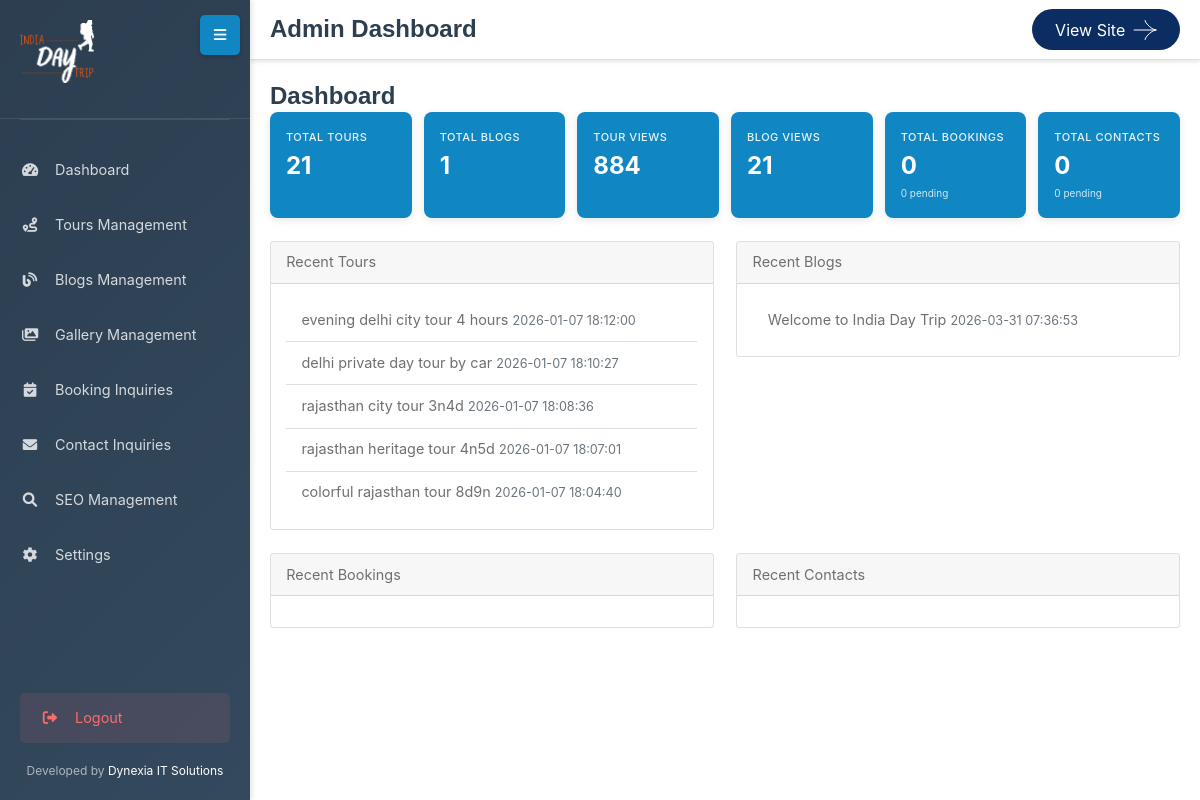
/admin/index.php (signed in), run on an earlier commit of the app's database.
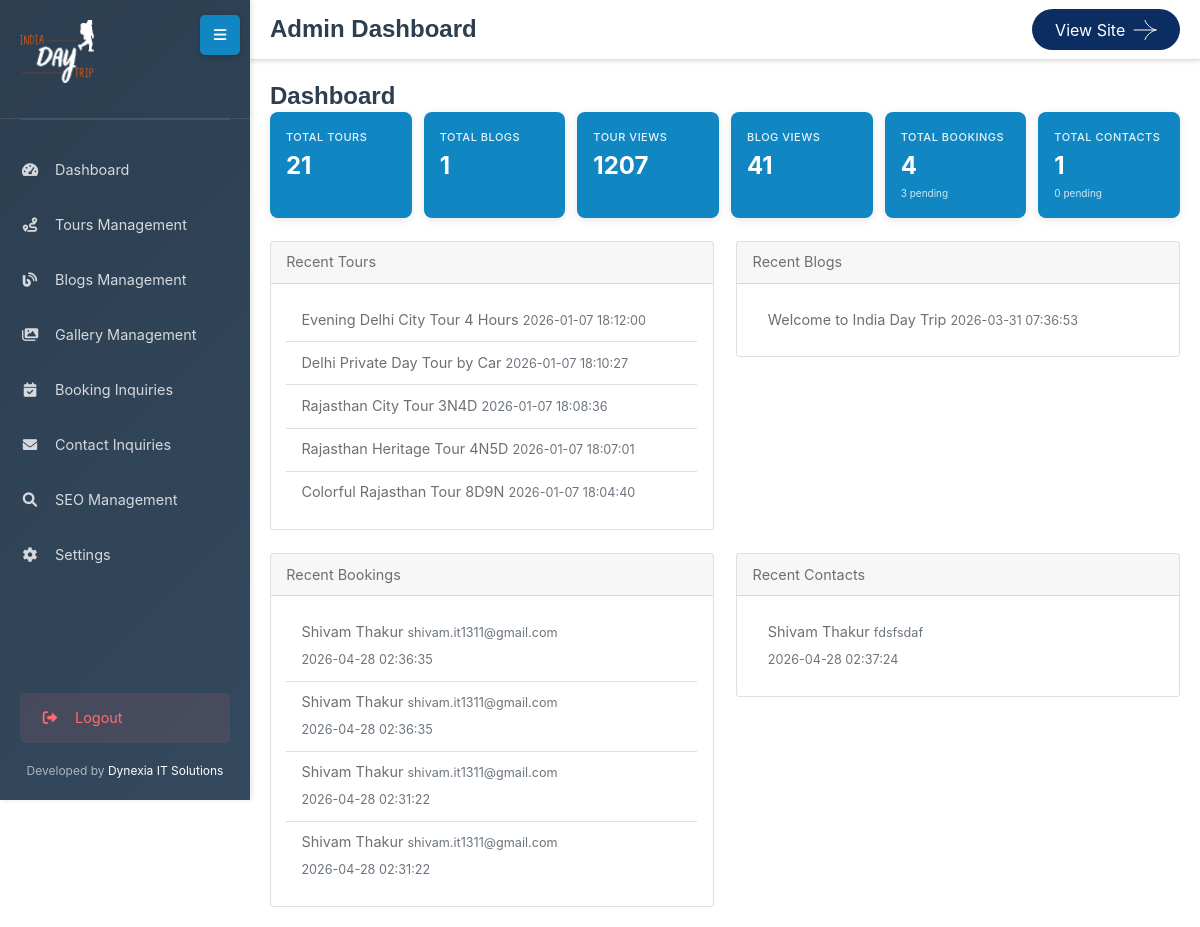
And on a later commit of the database.
### tables this page shows
CREATE TABLE `tours` (
  `id` int(11) NOT NULL,
  `title` varchar(255) NOT NULL,
  `slug` varchar(255) NOT NULL,
  `description` text DEFAULT NULL,
  `highlights` longtext DEFAULT NULL CHECK (json_valid(`highlights`)),
  `included` longtext DEFAULT NULL CHECK (json_valid(`included`)),
  `excluded` longtext DEFAULT NULL CHECK (json_valid(`excluded`)),
  `itinerary` longtext DEFAULT NULL CHECK (json_valid(`itinerary`)),
  `pricing` decimal(10,2) DEFAULT NULL,
  `images` longtext DEFAULT NULL CHECK (json_valid(`images`)),
  `dates` longtext DEFAULT NULL CHECK (json_valid(`dates`)),
  `availability` int(11) DEFAULT 0,
  `category_id` int(11) DEFAULT NULL,
  `location` varchar(255) DEFAULT NULL,
  `duration` varchar(50) DEFAULT NULL,
  `rating` decimal(3,2) DEFAULT 5.00,
  `view_count` int(11) DEFAULT 0,
  `created_at` timestamp NOT NULL DEFAULT current_timestamp(),
  `updated_at` timestamp NOT NULL DEFAULT current_timestamp() ON UPDATE current_timestamp(),
  `meta_title` varchar(255) DEFAULT NULL,
  `meta_description` text DEFAULT NULL,
  `meta_keywords` text DEFAULT NULL,
  `canonical_url` varchar(500) DEFAULT NULL,
  `robots_meta` varchar(100) DEFAULT 'INDEX,FOLLOW',
  `og_title` varchar(255) DEFAULT NULL,
  `og_description` text DEFAULT NULL,
  `og_image` varchar(500) DEFAULT NULL,
  `twitter_title` varchar(255) DEFAULT NULL,
  `twitter_description` text DEFAULT NULL,
  `twitter_image` varchar(500) DEFAULT NULL,
  `schema_markup` longtext DEFAULT NULL,
  `internal_items` longtext DEFAULT NULL,
  `included_points` longtext DEFAULT NULL,
  `excluded_points` longtext DEFAULT NULL,
  `faq` longtext DEFAULT NULL,
  `show_price` tinyint(1) DEFAULT 1,
  `schemas` longtext DEFAULT NULL
);

CREATE TABLE `blogs` (
  `id` int(11) NOT NULL,
  `title` varchar(255) NOT NULL,
  `slug` varchar(255) NOT NULL,
  `content` longtext DEFAULT NULL,
  `excerpt` text DEFAULT NULL,
  `author` varchar(100) DEFAULT NULL,
  `publication_date` date DEFAULT NULL,
  `tags` longtext DEFAULT NULL CHECK (json_valid(`tags`)),
  `category_id` int(11) DEFAULT NULL,
  `featured_image` varchar(255) DEFAULT NULL,
  `status` enum('draft','published') DEFAULT 'draft',
  `view_count` int(11) DEFAULT 0,
  `created_at` timestamp NOT NULL DEFAULT current_timestamp(),
  `updated_at` timestamp NOT NULL DEFAULT current_timestamp() ON UPDATE current_timestamp(),
  `meta_title` varchar(255) DEFAULT NULL,
  `meta_description` text DEFAULT NULL,
  `meta_keywords` text DEFAULT NULL,
  `canonical_url` varchar(500) DEFAULT NULL,
  `robots_meta` varchar(100) DEFAULT 'INDEX,FOLLOW',
  `og_title` varchar(255) DEFAULT NULL,
  `og_description` text DEFAULT NULL,
  `og_image` varchar(500) DEFAULT NULL,
  `twitter_title` varchar(255) DEFAULT NULL,
  `twitter_description` text DEFAULT NULL,
  `twitter_image` varchar(500) DEFAULT NULL,
  `schema_markup` longtext DEFAULT NULL,
  `schemas` longtext DEFAULT NULL
);

CREATE TABLE `contact_inquiries` (
  `id` int(11) NOT NULL,
  `name` varchar(100) NOT NULL,
  `email` varchar(255) NOT NULL,
  `phone` varchar(20) DEFAULT NULL,
  `subject` varchar(255) NOT NULL,
  `message` text NOT NULL,
  `status` enum('pending','read','processed','completed') DEFAULT 'pending',
  `ip_address` varchar(45) DEFAULT NULL,
  `created_at` timestamp NOT NULL DEFAULT current_timestamp(),
  `updated_at` timestamp NOT NULL DEFAULT current_timestamp() ON UPDATE current_timestamp()
);

### admin/index.php (the view, shortened to what the changed rows need)
<?php
require_once '../config.php';
$stmt = $pdo->query("SELECT SUM(view_count) FROM tours");
$total_tour_views = $stmt->fetchColumn() ?: 0;
$stmt = $pdo->query("SELECT SUM(view_count) FROM blogs");
$total_blog_views = $stmt->fetchColumn() ?: 0;
$pending_bookings = $pdo->query("SELECT COUNT(*) FROM bookings WHERE status = 'pending'")->fetchColumn();
$pending_contacts = $pdo->query("SELECT COUNT(*) FROM contact_inquiries WHERE status = 'pending'")->fetchColumn();
$total_bookings = $pdo->query("SELECT COUNT(*) FROM bookings")->fetchColumn();
$total_contacts = $pdo->query("SELECT COUNT(*) FROM contact_inquiries")->fetchColumn();
$recent_tours = $pdo->query("SELECT title, created_at FROM tours ORDER BY created_at DESC LIMIT 5")->fetchAll();
$recent_blogs = $pdo->query("SELECT title, created_at FROM blogs ORDER BY created_at DESC LIMIT 5")->fetchAll();
$recent_bookings = $pdo->query("SELECT first_name, last_name, email, created_at FROM bookings ORDER BY created_at DESC LIMIT 5")->fetchAll();
$recent_contacts = $pdo->query("SELECT name, email, subject, created_at FROM contact_inquiries ORDER BY created_at DESC LIMIT 5")->fetchAll();
?>
<!DOCTYPE html>
<html lang="en">
<head>
    <link rel="stylesheet" href="../assets/css/bootstrap.min.css">
    <link rel="stylesheet" href="../assets/css/fontawesome.min.css">
    <link rel="stylesheet" href="../assets/css/magnific-popup.min.css">
    <link rel="stylesheet" href="../assets/css/swiper-bundle.min.css">
    <link rel="stylesheet" href="../assets/css/style.css">
</head>
<body>
    <?php include 'header.php'; ?>
    <div class="main-content">
        <div class="content-wrapper">
            <h2 class="page-title" >Dashboard</h2>
                <div class="stats-container">
                    <div class="stat-card">
                        <div class="stat-card-label">Tour Views</div>
                        <div class="stat-card-value"><?php echo $total_tour_views; ?></div>
                    </div>
                    <div class="stat-card">
                        <div class="stat-card-label">Blog Views</div>
                        <div class="stat-card-value"><?php echo $total_blog_views; ?></div>
                    </div>
                    <div class="stat-card">
                        <div class="stat-card-label">Total Bookings</div>
                        <div class="stat-card-value"><?php echo $total_bookings; ?></div>
                        <div class="stat-card-sub"><?php echo $pending_bookings; ?> pending</div>
                    </div>
                    <div class="stat-card">
                        <div class="stat-card-label">Total Contacts</div>
                        <div class="stat-card-value"><?php echo $total_contacts; ?></div>
                        <div class="stat-card-sub"><?php echo $pending_contacts; ?> pending</div>
                    </div>
                </div>
                <div class="row mt-4">
                    <div class="col-md-6">
                        <div class="card">
                            <div class="card-body">
                                <ul class="list-group list-group-flush">
                                    <?php foreach ($recent_tours as $tour): ?>
                                        <li class="list-group-item"><?php echo htmlspecialchars($tour['title']); ?> <small class="text-muted"><?php echo $tour['created_at']; ?></small></li>
                                    <?php endforeach; ?>
                                </ul>
                            </div>
                        </div>
                    </div>
                    <div class="col-md-6">
                        <div class="card">
                            <div class="card-body">
                                <ul class="list-group list-group-flush">
                                    <?php foreach ($recent_blogs as $blog): ?>
                                        <li class="list-group-item"><?php echo htmlspecialchars($blog['title']); ?> <small class="text-muted"><?php echo $blog['created_at']; ?></small></li>
                                    <?php endforeach; ?>
                                </ul>
                            </div>
                        </div>
                    </div>
                </div>
                <div class="row mt-4">
                    <div class="col-md-6">
                        <div class="card">
                            <div class="card-body">
                                <ul class="list-group list-group-flush">
                                    <?php foreach ($recent_bookings as $booking): ?>
                                        <li class="list-group-item">
                                            <?php echo htmlspecialchars($booking['first_name'] . ' ' . $booking['last_name']); ?>
                                            <small class="text-muted"><?php echo htmlspecialchars($booking['email']); ?></small>
                                            <br><small class="text-muted"><?php echo $booking['created_at']; ?></small>
                                        </li>
                                    <?php endforeach; ?>
                                </ul>
                            </div>
                        </div>
                    </div>
                    <div class="col-md-6">
                        <div class="card">
                            <div class="card-body">
                                <ul class="list-group list-group-flush">
                                    <?php foreach ($recent_contacts as $contact): ?>
                                        <li class="list-group-item">
                                            <?php echo htmlspecialchars($contact['name']); ?>
                                            <small class="text-muted"><?php echo htmlspecialchars($contact['subject']); ?></small>
                                            <br><small class="text-muted"><?php echo $contact['created_at']; ?></small>
                                        </li>
                                    <?php endforeach; ?>
                                </ul>
                            </div>
                        </div>
                    </div>
                </div>
            </div>
        </div>
</body>
</html>

What changed in the data, as far as the page shows it:
changed tours: title "evening delhi city tour 4 hours" → "Evening Delhi City Tour 4 Hours"
changed tours: title "delhi private day tour by car" → "Delhi Private Day Tour by Car"
changed tours: title "rajasthan city tour 3n4d" → "Rajasthan City Tour 3N4D"
changed tours: title "rajasthan heritage tour 4n5d" → "Rajasthan Heritage Tour 4N5D"
changed tours: title "colorful rajasthan tour 8d9n" → "Colorful Rajasthan Tour 8D9N"
added contact_inquiries: name "Shivam Thakur", subject "fdsfsdaf", created_at "2026-04-28 02:37:24"
Also different on the page:
$total_tour_views: "884" → "1207"
$total_blog_views: "21" → "41"
$total_bookings: "0" → "4"
$pending_bookings: "0" → "3"
$total_contacts: "0" → "1"
new list line: "Shivam Thakur shivam.it1311@gmail.com 2026-04-28 02:36:35"
new list line: "Shivam Thakur shivam.it1311@gmail.com 2026-04-28 02:31:22"
